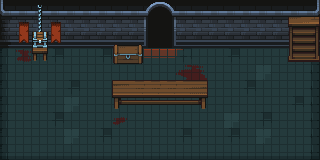

Tiled map render using the project's own tile images. Description and the whole map definition, tile-layer contents included, below:
An orthogonal 20x10 tile map with 16x16 px tiles, 3 tile layers (Tile Layer 1, Tile Layer 2, Tile Layer 3), 1 hidden layer not drawn, 2 tilesets and 5 objects (shop, start).

<map version="1.10" tiledversion="1.10.2" orientation="orthogonal" renderorder="right-down" width="20" height="10" tilewidth="16" tileheight="16" infinite="0" nextlayerid="6" nextobjectid="7">
 <tileset firstgid="1" source="tiles_new.tsx" />
 <tileset firstgid="626" source="props_new.tsx" />
 <layer id="1" name="Tile Layer 1" width="20" height="10">
  <data encoding="csv">
101,2,2,2,2,2,2,2,2,251,252,2,2,2,2,2,2,2,2,103,
26,27,27,27,27,27,27,27,27,276,277,27,27,27,27,27,27,27,27,28,
51,52,52,52,52,52,52,52,52,301,302,52,52,52,52,52,52,52,52,53,
30,333,31,81,31,31,81,31,526,527,527,528,31,31,81,31,31,31,31,32,
30,31,31,31,31,31,31,31,31,31,31,309,310,31,31,31,82,31,31,32,
30,31,82,31,81,31,31,31,31,31,31,334,335,31,31,81,31,31,31,32,
30,31,31,31,82,31,31,31,31,31,31,31,31,31,31,31,31,31,81,32,
30,31,31,81,31,31,31,31,31,31,31,31,31,31,82,31,81,31,31,32,
30,31,31,31,82,31,81,31,31,31,31,81,31,31,81,31,82,31,31,32,
55,56,56,56,56,56,56,56,56,56,56,56,56,56,56,56,56,56,56,57
</data>
 </layer>
 <layer id="2" name="Tile Layer 2" width="20" height="10">
  <data encoding="csv">
0,0,0,0,0,0,0,0,0,0,0,0,0,0,0,0,0,0,0,0,
0,0,0,0,0,0,0,0,0,0,0,0,0,0,0,0,0,0,686,687,
0,0,0,0,0,0,0,932,933,0,0,0,0,0,0,0,0,0,711,712,
0,0,0,0,0,0,0,957,526,0,0,0,0,0,0,0,0,0,736,737,
0,0,0,0,0,0,0,0,0,0,0,0,0,0,0,0,0,0,0,0,
0,0,0,0,0,0,0,763,764,764,764,764,765,0,0,0,0,0,0,0,
0,0,0,0,0,0,0,788,789,789,789,789,790,0,0,0,0,0,0,0,
0,0,0,0,0,0,0,285,0,0,0,0,0,0,0,0,0,0,0,0,
0,0,0,0,0,0,0,0,0,0,0,0,0,0,0,0,0,0,0,0,
0,0,0,0,0,0,0,0,0,0,0,0,0,0,0,0,0,0,0,0
</data>
 </layer>
 <layer id="3" name="Tile Layer 3" width="20" height="10">
  <data encoding="csv">
0,0,682,0,0,0,0,0,0,0,0,0,0,0,0,0,0,0,0,0,
0,926,707,926,0,0,0,0,0,0,0,0,0,0,0,0,0,0,0,0,
0,951,955,951,0,0,0,932,933,0,0,0,0,0,0,0,0,0,0,0,
0,0,738,0,0,0,0,957,958,0,0,0,0,0,0,0,0,0,0,0,
0,0,0,0,0,0,0,0,0,0,0,0,0,0,0,0,0,0,0,0,
0,0,0,0,0,0,0,0,0,0,0,0,0,0,0,0,0,0,0,0,
0,0,0,0,0,0,0,0,0,0,0,0,0,0,0,0,0,0,0,0,
0,0,0,0,0,0,0,0,0,0,0,0,0,0,0,0,0,0,0,0,
0,0,0,0,0,0,0,0,0,0,0,0,0,0,0,0,0,0,0,0,
0,0,0,0,0,0,0,0,0,0,0,0,0,0,0,0,0,0,0,0
</data>
 </layer>
 <objectgroup id="5" name="spawnpoints">
  <object id="1" x="127.5" y="136.25">
   <properties>
    <property name="player" type="bool" value="true" />
   </properties>
   <point />
  </object>
  <object id="2" x="183.545" y="136.136">
   <properties>
    <property name="player" type="bool" value="true" />
   </properties>
   <point />
  </object>
  <object id="3" x="39.375" y="56.125">
   <properties>
    <property name="shop" type="bool" value="true" />
   </properties>
   <point />
  </object>
  <object id="4" name="shop" x="23.5" y="45.625" width="33.25" height="26.75">
   <properties>
    <property name="shopArea" type="bool" value="true" />
   </properties>
  </object>
  <object id="6" name="start" x="140.625" y="-10.125" width="39.125" height="33.875">
   <properties>
    <property name="start" type="bool" value="true" />
   </properties>
  </object>
 </objectgroup>
 <layer id="4" name="collisionLayer" width="20" height="10" visible="0">
  <data encoding="csv">
508,508,508,508,508,508,508,508,508,508,508,508,508,508,508,508,508,508,508,508,
508,508,508,508,508,508,508,508,508,0,0,508,508,508,508,508,508,508,508,508,
508,508,508,508,508,508,508,508,508,0,0,508,508,508,508,508,508,508,508,508,
0,0,0,0,0,0,0,508,508,0,0,0,0,0,0,0,0,0,508,508,
0,0,0,0,0,0,0,0,0,0,0,0,0,0,0,0,0,0,0,0,
0,0,0,0,0,0,0,508,508,508,508,508,508,0,0,0,0,0,0,0,
0,0,0,0,0,0,0,508,508,508,508,508,508,0,0,0,0,0,0,0,
0,0,0,0,0,0,0,0,0,0,0,0,0,0,0,0,0,0,0,0,
0,0,0,0,0,0,0,0,0,0,0,0,0,0,0,0,0,0,0,0,
0,0,0,0,0,0,0,0,0,0,0,0,0,0,0,0,0,0,0,0
</data>
 </layer>
</map>
